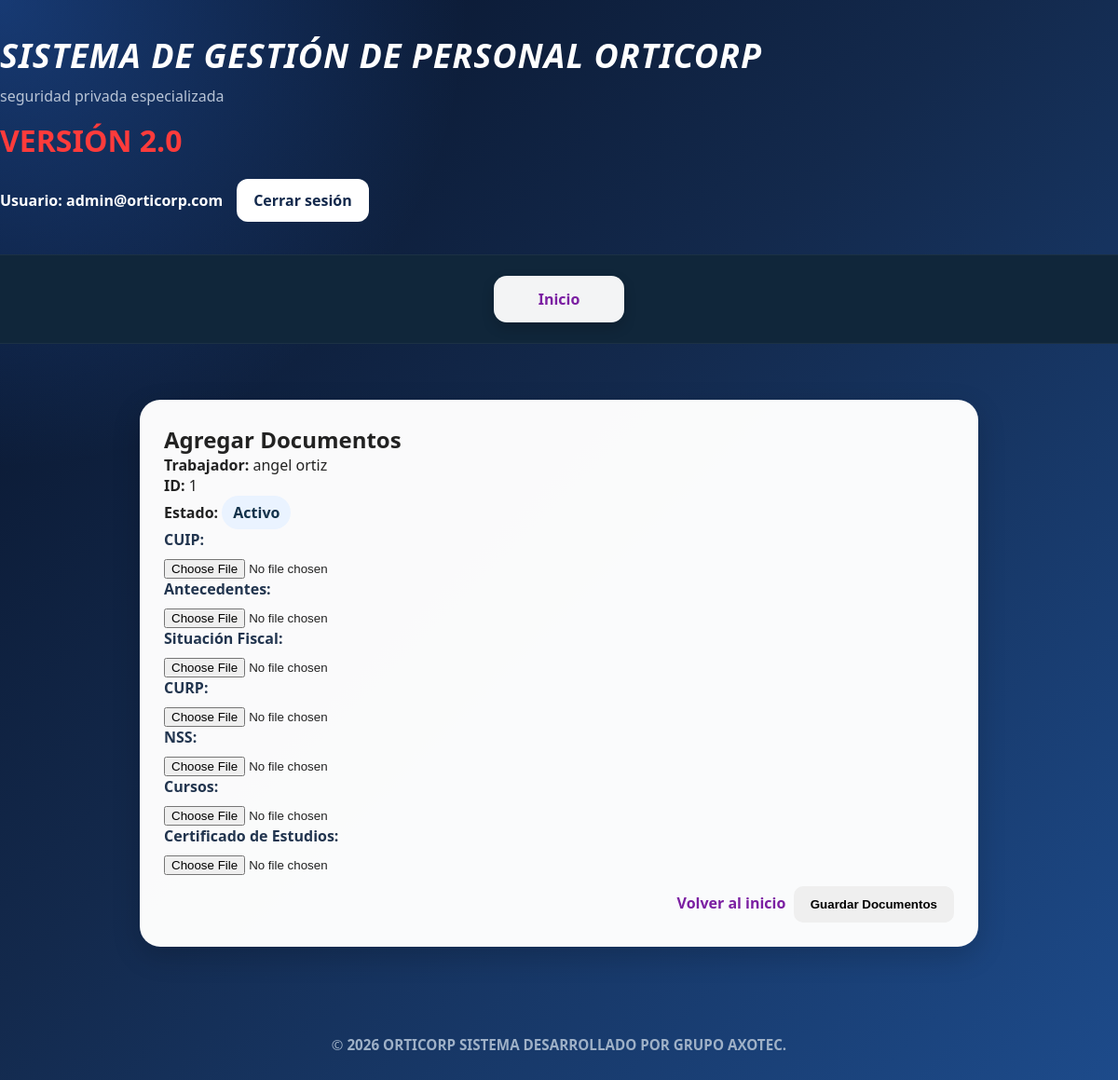
/trabajador/1/documentos/ (signed in), run on the app's committed database.
### polls/models.py (models this page shows, shortened)
class CustomUser(AbstractUser):
    ROLES = (
        ('ADMIN', 'Administrador'),
        ('HR', 'Recursos Humanos'),
        ('VIEW', 'Vista'),
    )
    username = None
    email = models.EmailField(unique=True)
    role = models.CharField(max_length=10, choices=ROLES, default='VIEW')
    USERNAME_FIELD = 'email'
    REQUIRED_FIELDS = []
    objects = CustomUserManager()

class Trabajador(models.Model):
	nombre = models.CharField(max_length=128)
	apellido = models.CharField(max_length=128, blank=True, null=True)
	apellido_materno = models.CharField(max_length=128, blank=True, null=True)
	rfc = models.CharField(max_length=64, blank=True, null=True)
	no_exterior = models.CharField(max_length=64, blank=True, null=True)
	curp_text = models.CharField(max_length=128, blank=True, null=True)
	codigo_postal = models.CharField(max_length=16, blank=True, null=True)
	cuip_text = models.CharField(max_length=128, blank=True, null=True)
	entidad_federativa = models.CharField(max_length=128, blank=True, null=True)
	nss_text = models.CharField(max_length=128, blank=True, null=True)
	calle = models.CharField(max_length=256, blank=True, null=True)
	horario = models.ForeignKey(Horarios, on_delete=models.SET_NULL, blank=True, null=True, related_name="trabajadores")
	calle_servicio = models.CharField(max_length=256, blank=True, null=True)
	no_exterior_servicio = models.CharField(max_length=64, blank=True, null=True)
	entidad_servicio = models.CharField(max_length=128, blank=True, null=True)
	estado_servicio = models.CharField(max_length=64, blank=True, null=True)
	fecha_ingreso = models.DateTimeField(default=timezone.now)
	estado = models.CharField(max_length=64, default="Activo", blank=True, null=True)

### polls/views/views.py (the view)
# urls.py: path('trabajador/<int:trabajador_id>/documentos/', views.agregar_documentos, name='agregar_documentos'),
@user_passes_test(is_hr_or_admin)
def agregar_documentos(request, trabajador_id):
    try:
        trabajador = Trabajador.objects.get(id=trabajador_id)
    except Trabajador.DoesNotExist:
        messages.error(request, 'Trabajador no encontrado.')
        return redirect('inicio')
    documentos, created = Documentos.objects.get_or_create(trabajador=trabajador)
    if request.method == 'POST':
        form = DocumentosForm(request.POST, request.FILES, instance=documentos)
        if form.is_valid():
            form.save()
            messages.success(request, f'Documentos del trabajador {trabajador.nombre} guardados exitosamente.')
            return redirect('inicio')
        else:
            messages.error(request, 'Error al guardar los documentos.')
    else:
        form = DocumentosForm(instance=documentos)
    context = {
        'form': form,
        'trabajador': trabajador,
        'documentos': documentos
    }
    return render(request, 'polls/agregar_documentos.html', context)

### polls/views/views.py (called while the page is built)
def is_hr_or_admin(user):
    return user.role in ['HR', 'ADMIN']

### polls/templates/polls/agregar_documentos.html (shortened to what this page needs)
{% extends 'polls/base.html' %}
{% block content %}
<div class="card" style="max-width:900px;margin:20px auto;">
  <h2>Agregar Documentos</h2>
  <div class="trabajador-info">
    <p><strong>Trabajador:</strong> {{ trabajador.nombre }} {{ trabajador.apellido }}</p>
    <p><strong>ID:</strong> {{ trabajador.id }}</p>
    <p><strong>Estado:</strong> <span class="status-badge status-{{ trabajador.estado|lower }}">{{ trabajador.estado }}</span></p>
  </div>
  <form method="post" enctype="multipart/form-data">
    <div class="documentos-grid">
      <div class="form-group"><label>CUIP:</label><input type="file" name="cuip">{% if documentos.cuip %}<div class="existing-file">✓ <a href="{{ documentos.cuip.url }}">Ver</a></div>{% endif %}</div>
      <div class="form-group"><label>Antecedentes:</label><input type="file" name="antecedentes">{% if documentos.antecedentes %}<div class="existing-file">✓ <a href="{{ documentos.antecedentes.url }}">Ver</a></div>{% endif %}</div>
      <div class="form-group"><label>Situación Fiscal:</label><input type="file" name="situacion_fiscal"></div>
      <div class="form-group"><label>CURP:</label><input type="file" name="curp">{% if documentos.curp %}<div class="existing-file">✓ <a href="{{ documentos.curp.url }}">Ver</a></div>{% endif %}</div>
      <div class="form-group"><label>NSS:</label><input type="file" name="nss">{% if documentos.nss %}<div class="existing-file">✓ <a href="{{ documentos.nss.url }}">Ver</a></div>{% endif %}</div>
      <div class="form-group"><label>Cursos:</label><input type="file" name="cursos">{% if documentos.cursos %}<div class="existing-file">✓ <a href="{{ documentos.cursos.url }}">Ver</a></div>{% endif %}</div>
      <div class="form-group"><label>Certificado de Estudios:</label><input type="file" name="certificado_estudios"></div>
    </div>
    <div style="margin-top:12px;text-align:right;"><a class="link" href="{% url 'inicio' %}">Volver al inicio</a>&nbsp;&nbsp;<button class="btn" type="submit">Guardar Documentos</button></div>
  </form>
</div>
{% endblock %}

### polls/templates/polls/base.html (shortened to what this page needs)
{% load static %}
<!DOCTYPE html>
<html lang="es">
<head>
    <link rel="stylesheet" href="{% static 'polls/css/theme.css' %}">
</head>
<body class="{% block body_class %}{% endblock %}">
    <header class="app-header">
        <div class="container header-inner">
            <div class="brand">
                <h1><em>SISTEMA DE GESTIÓN DE PERSONAL ORTICORP</em></h1>
                <p class="subtitle">
                    seguridad privada especializada
                </p>
                <h2 class="version">
                    VERSIÓN 2.0
                </h2>
            </div>
            <div class="user-area">
                {% if user.is_authenticated %}
                    <span class="user-label">
                        Usuario:
                        <strong>{{ user.get_username }}</strong>
                    </span>
                    <a class="logout-btn" href="{% url 'logout' %}">
                        Cerrar sesión
                    </a>
                {% else %}
                    <a class="logout-btn" href="{% url 'login' %}">
                        Iniciar sesión
                    </a>
                {% endif %}
            </div>
        </div>
        <nav class="app-nav">
            <div class="container nav-inner">
                <a class="nav-link" href="{% url 'inicio' %}">
                    Inicio
                </a>
            </div>
        </nav>
    </header>
    <main class="container main-content">
        {% block content %}{% endblock %}
    </main>
    <footer class="copight">
        &copy;
        <strong>
            2026 ORTICORP SISTEMA DESARROLLADO POR GRUPO AXOTEC.
        </strong>
    </footer>
</body>
</html>

### polls/static/polls/css/theme.css (style rules this page uses)
:root { --bg:#071428; --panel:#ffffff; --muted:#9fb1c7; --accent-purple:#7b1fa2; --accent-blue:#2b6ea3; --soft-blue:#eaf3ff; --success:#27ae60; --danger:#e74c3c; }
* { margin:0; padding:0; box-sizing:border-box; }
html { scroll-behavior:smooth; }
body { min-height:100vh; font-family:'Segoe UI', Arial, sans-serif; color:#ffffff; display:flex; flex-direction:column; background: radial-gradient(circle at top left, rgba(53,132,255,0.35), transparent 30%), linear-gradient( 135deg, #071228 0%, #13294c 45%, #1d4b8b 100%); }
.container { width:100%; max-width:1200px; margin:auto; padding:0 20px; }
.app-header { width:100%; }
.header-inner { display:flex; justify-content:space-between; align-items:center; gap:20px; flex-wrap:wrap; padding:35px 0; }
.brand h1 { font-size:clamp(1.5rem,3vw,2.5rem); color:#ffffff; letter-spacing:1px; }
.subtitle { margin-top:8px; color:#b8c4d6; font-size:1rem; }
.version { margin-top:15px; color:#ff3b3b; font-size:2rem; }
.user-area { display:flex; align-items:center; gap:15px; flex-wrap:wrap; }
.user-label { color:#ffffff; font-weight:600; }
.logout-btn { background:#ffffff; color:#13294c; text-decoration:none; padding:12px 18px; border-radius:12px; font-weight:700; transition:0.3s ease; }
.app-nav { width:100%; background:#10263a; border-top:1px solid rgba(255,255,255,0.05); border-bottom:1px solid rgba(255,255,255,0.05); }
.nav-inner { display:flex; justify-content:center; flex-wrap:wrap; gap:14px; padding:22px 0; }
.nav-link { min-width:140px; text-align:center; text-decoration:none; background:rgba(255,255,255,0.95); color:var(--accent-purple); font-weight:700; padding:14px 18px; border-radius:14px; transition:0.3s ease; box-shadow:0 6px 14px rgba(0,0,0,0.18); }
.main-content { width:100%; padding:40px 0; }
.card { background:rgba(255,255,255,0.98); border-radius:22px; padding:25px; box-shadow:0 10px 30px rgba(0,0,0,0.18); border:1px solid rgba(255,255,255,0.08); color:#222222; }
label { display:block; margin-bottom:8px; font-weight:700; color:#22354f; }
.btn { border:none; border-radius:10px; padding:12px 18px; font-weight:700; cursor:pointer; transition:0.3s ease; text-decoration:none; }
.status-badge { display:inline-block; padding:7px 12px; border-radius:20px; font-weight:700; }
.status-activo { background:#eaf3ff; color:#12324a; }
.link { color:var(--accent-purple); font-weight:600; text-decoration:none; }
.copight { margin-top:auto; text-align:center; padding:35px 20px; color:#9fb1c7; font-size:0.95rem; }

### data on the page
CustomUser: get_username "admin@orticorp.com"
Trabajador: nombre "angel", apellido "ortiz", id "1", estado "Activo"
